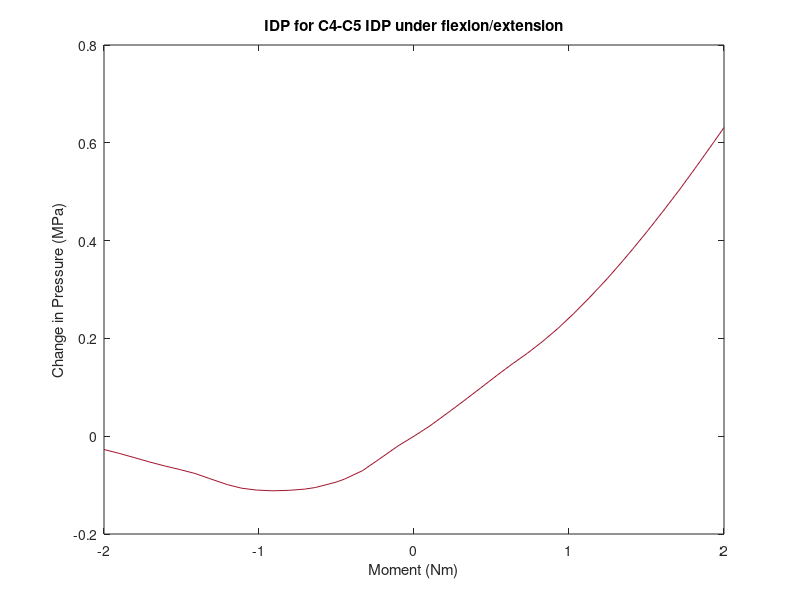

This figure's MATLAB source: (Note: this script raises an error after producing the figure.)
%% this script plots average IDP for the c3-c4 nucleus pulposus under flexion/extension, lateral bending, and axial rotation
%model 13
%% flexion/extension (4n4p) c3-c4 Average IDP
%4n
p4n=[0.843546 0.823733 0.795269 0.773365 0.755614 0.749674 0.73874 0.735359 0.732928 0.731884 0.733411 0.737149 0.744567 0.756898 0.767353 0.775094 0.782701 0.791035 0.799888 0.808694 0.816301];
x4n=[2 2.05126 2.11533 2.16533 2.2247 2.25107 2.31707 2.35251 2.40079 2.4548 2.50774 2.55564 2.60228 2.65931 2.70659 2.75382 2.80395 2.85431 2.90296 2.95231 3 ];

%4p
p4p=[0.843546 0.864589 0.894311 0.918112 0.942385 0.966812 0.99056 1.01299 1.03754 1.06457 1.09445 1.12644 1.16664 1.19728 1.22595 1.26483 1.30361 1.34937 1.39476 1.44432 1.4748];
x4p=[2 2.05126 2.11533 2.16533 2.21533 2.26533 2.31533 2.36533 2.41533 2.46533 2.51533 2.56533 2.62471 2.66689 2.70517 2.75527 2.80337 2.85848 2.91062 2.96632 3];

% delta loop
for n=1:20
    p4n1(n)=[p4n(n+1)-p4n(1)];
    p4p1(n)=[p4p(n+1)-p4p(1)];
end

% zero data and join
x4n1=-2*(x4n-2);
x4p1=[(x4p-2)*2];
p4p2=[0,p4p1];
x4=[flip(x4n1(2:21)),x4p1];
p4=[flip(p4n1),p4p2];

% plot
figure(1)
f8=plot(x4,p4,'color',[0.6350, 0.0780, 0.1840]);
ylabel('Change in Pressure (MPa)')
xlabel('Moment (Nm)')
title('IDP for C4-C5 IDP under flexion/extension')
legend([f1,f2,f3,f4,f5,f6,f7,f8],'intact','model 1','model 2','model 3','model 4','model 5','model 6','model 13')
hold on

%% lateral bending (5n5p) c3-c4 Average IDP
%5n
p5n=[0.843546 0.847004 0.851873 0.855809 0.859091 0.861931 0.865348 0.867674 0.87077 0.872261 0.876252 0.879101 0.883074 0.888208 0.89208 0.896384 0.901292 0.90435 0.90883 0.915362 0.918544];
x5n=[2 2.05126 2.11533 2.16533 2.21533 2.26533 2.32471 2.36689 2.42627 2.45263 2.51864 2.55993 2.60692 2.66037 2.70735 2.75754 2.81624 2.85281 2.9034 2.9694 3];

%5p
p5p=[0.843546 0.84181 0.837241 0.833128 0.828122 0.826069 0.822308 0.821694 0.822792 0.825164 0.828125 0.831669 0.834919 0.839399 0.841866 0.846386 0.849473 0.853315 0.856803 0.861484 0.862608 ];
x5p=[2 2.05126 2.11533 2.16533 2.2247 2.25107 2.31707 2.35451 2.40116 2.45302 2.50151 2.55488 2.60159 2.66574 2.70148 2.76497 2.80618 2.85814 2.90512 2.97561 3];

% delta loop
for n=1:20
    p5n1(n)=[p5n(n+1)-p5n(1)];
    p5p1(n)=[p5p(n+1)-p5p(1)];
end

% zero data and join
x5n1=-2*(x5n-2);
x5p1=[(x5p-2)*2];
p5p2=[0,p5p1];
x5=[flip(x5n1(2:21)),x5p1];
p5=[flip(p5n1),p5p2];

%plot
figure(2)
d8=plot(x5,p5,'color',[0.6350, 0.0780, 0.1840]);
ylabel('Change in Pressure (MPa)')
xlabel('Moment (Nm)')
title('IDP for C4-C5 IDP under lateral bending')
legend([d1,d2,d3,d4,d5,d6,d7,d8],'intact','model 1','model 2','model 3','model 4','model 5','model 6','model 13')
hold on

%% axial rotation (6n6p) c3-c4 Average IDP
%6n
p6n=[0.843546 0.849246 0.852303 0.853763 0.854773 0.857059 0.859304 0.859811 0.862497 0.865572 0.868082 0.873156 0.884265 0.886067 0.893401 0.909344 0.911563 0.921043 0.928967 0.942276 0.948951];
x6n=[2 2.06253 2.12507 2.17135 2.21519 2.29738 2.34738 2.35988 2.41926 2.46936 2.50412 2.55762 2.64563 2.65813 2.705 2.79719 2.80969 2.86028 2.90125 2.96727 3];

%6p % 
p6p=[0.843546 0.842654 0.83845 0.835092 0.832063 0.830766 0.831264 0.834048 0.838824 0.844472 0.851135 0.85711 0.86486 0.870711 0.88237 0.886946 0.895289 0.900375 0.909209 0.916021 0.923066];
x6p=[2 2.05126 2.11533 2.16533 2.21533 2.25361 2.30816 2.35516 2.41122 2.46102 2.51245 2.55582 2.60999 2.65082 2.73015 2.7614 2.81853 2.85329 2.91154 2.95522 3];

% delta loop
for n=1:20
    p6n1(n)=[p6n(n+1)-p6n(1)];
    p6p1(n)=[p6p(n+1)-p6p(1)];
end

% zero data and join
x6n1=-2*(x6n-2);
x6p1=[(x6p-2)*2];
p6p2=[0,p6p1];
x6=[flip(x6n1(2:21)),x6p1];
p6=[flip(p6n1),p6p2];

%plot
figure(3)
s8=plot(x6,p6,'color',[0.6350, 0.0780, 0.1840]);
ylabel('Change in Pressure (MPa)')
xlabel('Moment (Nm)')
title('IDP for C4-C5 under axial rotation')
legend([s1,s2,s3,s4,s5,s6,s7,s8],'intact','model 1','model 2','model 3','model 4','model 5','model 6','model 13')
hold on
